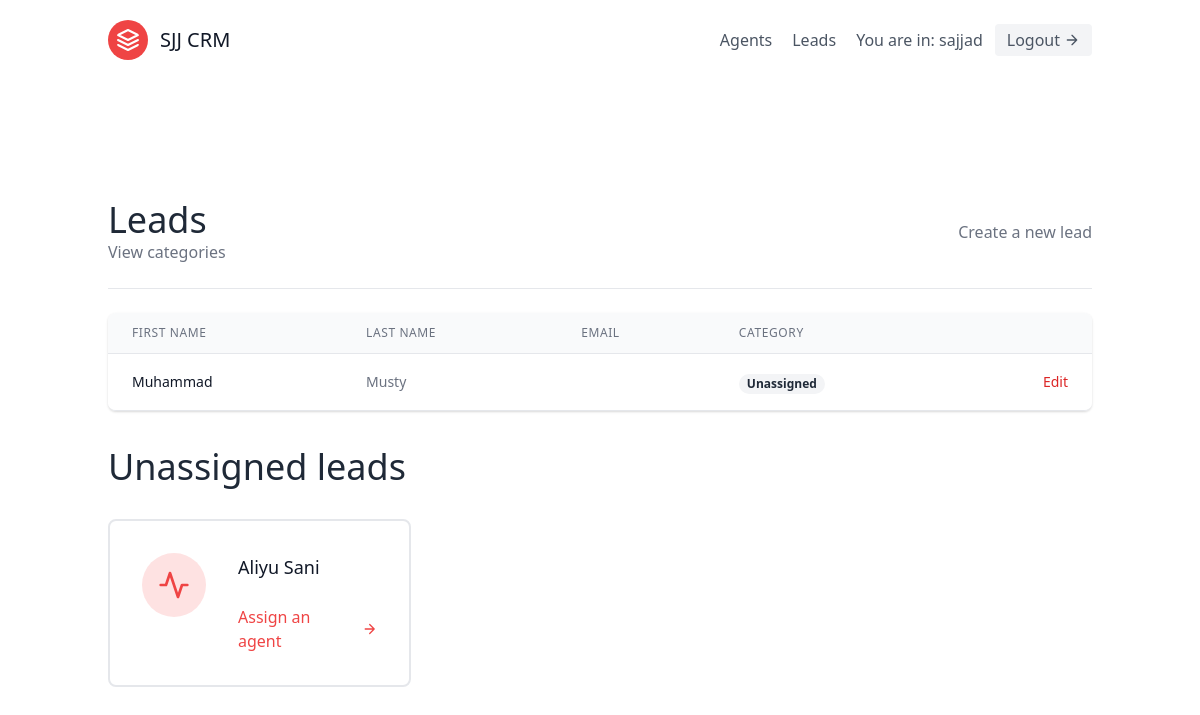
The page /leads/ (signed in) on the database as committed earlier.
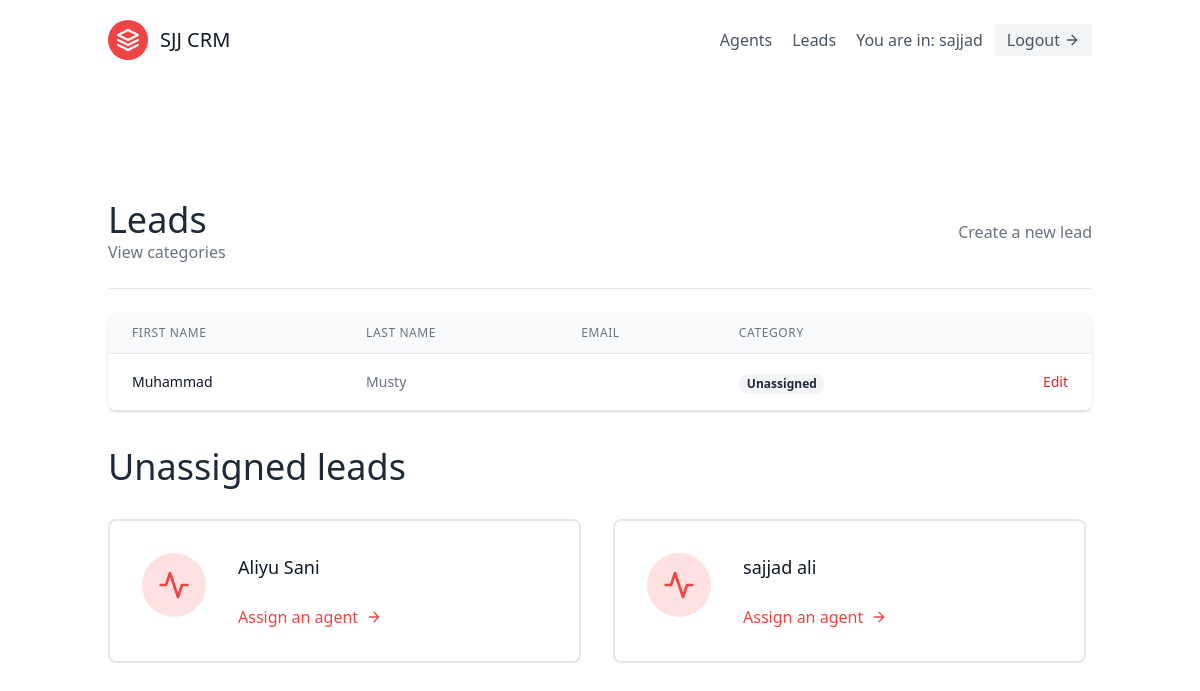
The same page on the database as committed later.
### leads/models.py (models this page shows, shortened)
class Lead(models.Model):
    first_name = models.CharField(max_length=20)
    last_name = models.CharField(max_length=20)
    age = models.IntegerField(default=0)
    organization = models.ForeignKey(UserProfile, on_delete=models.CASCADE)
    description = models.TextField()
    phone_number = models.CharField(max_length=40)
    email = models.EmailField()
    location = CountryField()
    date_added = models.DateTimeField(auto_now_add=True)
    agent = models.ForeignKey(
        "Agent", null=True, blank=True, on_delete=models.SET_NULL)
    category = models.ForeignKey(
        "Category", related_name="leads", null=True, blank=True, on_delete=models.SET_NULL)

### leads/views.py (the view)
# urls.py: path('', LeadListView.as_view(), name="lead_list"),
class LeadListView(LoginRequiredMixin, generic.ListView):
    template_name = "leads/lead_list.html"
    context_object_name = "leads"
    def get_queryset(self):
        user = self.request.user
        if user.is_organizer:
            queryset = Lead.objects.filter(
                organization=user.userprofile, agent__isnull=False)
        else:
            queryset = Lead.objects.filter(
                organization=user.agent.organization, agent__isnull=False)
            queryset = queryset.filter(agent__user=user)
        return queryset
    def get_context_data(self, **kwargs):
        user = self.request.user
        context = super(LeadListView, self).get_context_data(**kwargs)
        if user.is_organizer:
            queryset = Lead.objects.filter(
                organization=user.userprofile, agent__isnull=True)
            context.update({
                "unassigned_leads": queryset
            })
        return context

### leads/templates/leads/lead_list.html (shortened to what the changed rows need)
{% extends "base.html" %}
{% block content %}
<section class="text-gray-700 body-font">
    <div class="container px-5 py-24 mx-auto flex flex-wrap">
        <div class="w-full mb-6 py-6 flex justify-between items-center border-b border-gray-200">
            <div>
                <h1 class="text-4xl text-gray-800">Leads</h1>
            </div>
        </div>
        <div class="flex flex-col w-full">
            <div class="-my-2 overflow-x-auto sm:-mx-6 lg:-mx-8">
            <div class="py-2 align-middle inline-block min-w-full sm:px-6 lg:px-8">
                <div class="shadow overflow-hidden border-b border-gray-200 sm:rounded-lg">
                <table class="min-w-full divide-y divide-gray-200">
                    <thead class="bg-gray-50">
                        <tr>
                            <th scope="col" class="px-6 py-3 text-left text-xs font-medium text-gray-500 uppercase tracking-wider">
                            First Name
                            </th>
                            <th scope="col" class="px-6 py-3 text-left text-xs font-medium text-gray-500 uppercase tracking-wider">
                            Last Name
                            </th>
                            <th scope="col" class="px-6 py-3 text-left text-xs font-medium text-gray-500 uppercase tracking-wider">
                            Email
                            </th>
                            <th scope="col" class="px-6 py-3 text-left text-xs font-medium text-gray-500 uppercase tracking-wider">
                            Category
                            </th>
                            <th scope="col" class="relative px-6 py-3">
                            </th>
                        </tr>
                    </thead>
                    <tbody>
                        {% for lead in leads %}
                            <tr class="bg-white">
                                <td class="px-6 py-4 whitespace-nowrap text-sm font-medium text-gray-900">
                                    <a href="{% url 'leads:lead_details' lead.pk %}">{{ lead.first_name }}</a>
                                </td>
                                <td class="px-6 py-4 whitespace-nowrap text-sm text-gray-500">
                                    {{ lead.last_name }}
                                </td>
                                <td class="px-6 py-4 whitespace-nowrap text-sm text-gray-500">
                                </td>
                                <td class="px-6 py-4 whitespace-nowrap">
                                    {% if lead.category %}
                                        <span class="px-2 inline-flex text-xs leading-5 font-semibold rounded-full bg-green-100 text-green-800">
                                            {{ lead.category.name }}
                                        </span>
                                    {% else %}
                                        <span class="px-2 inline-flex text-xs leading-5 font-semibold rounded-full bg-gray-100 text-gray-800">
                                            Unassigned
                                        </span>
                                    {% endif %}
                                </td>
                                <td class="px-6 py-4 whitespace-nowrap text-right text-sm font-medium">
                                    <a href="{% url 'leads:lead_update' lead.pk %}" class="text-red-600 hover:text-red-900">
                                        Edit
                                    </a>
                                </td>
                            </tr>
                        {% endfor %}
                    </tbody>
                </table>
                </div>
            </div>
            </div>
        </div>
        {% if unassigned_leads.exists %}
            <div class="mt-5 flex flex-wrap -m-4">
                <div class="p-4 w-full">
                    <h1 class="text-4xl text-gray-800">Unassigned leads</h1>
                </div>
                {% for lead in unassigned_leads %}
                <div class="p-4 lg:w-1/2 md:w-full">
                    <div class="flex border-2 rounded-lg border-gray-200 p-8 sm:flex-row flex-col">
                        <div class="w-16 h-16 sm:mr-8 sm:mb-0 mb-4 inline-flex items-center justify-center rounded-full bg-red-100 text-red-500 flex-shrink-0">
                            <svg fill="none" stroke="currentColor" stroke-linecap="round" stroke-linejoin="round" stroke-width="2" class="w-8 h-8" viewBox="0 0 24 24">
                                <path d="M22 12h-4l-3 9L9 3l-3 9H2"></path>
                            </svg>
                        </div>
                        <div class="flex-grow">
                            <h2 class="text-gray-900 text-lg title-font font-medium mb-3">
                                {{ lead.first_name }} {{ lead.last_name }}
                            </h2>
                            <a href="{% url 'leads:assign_agent' lead.pk %}" class="mt-3 text-red-500 inline-flex items-center">
                                Assign an agent
                                <svg fill="none" stroke="currentColor" stroke-linecap="round" stroke-linejoin="round" stroke-width="2" class="w-4 h-4 ml-2" viewBox="0 0 24 24">
                                    <path d="M5 12h14M12 5l7 7-7 7"></path>
                                </svg>
                            </a>
                        </div>
                    </div>
                </div>
                {% endfor %}
            </div>
        {% endif %}
    </div>
</section>
{% endblock content %}

Rows that differ between the two databases and show on the page:
added Lead: first_name "sajjad", last_name "ali", shown under "Unassigned leads"
